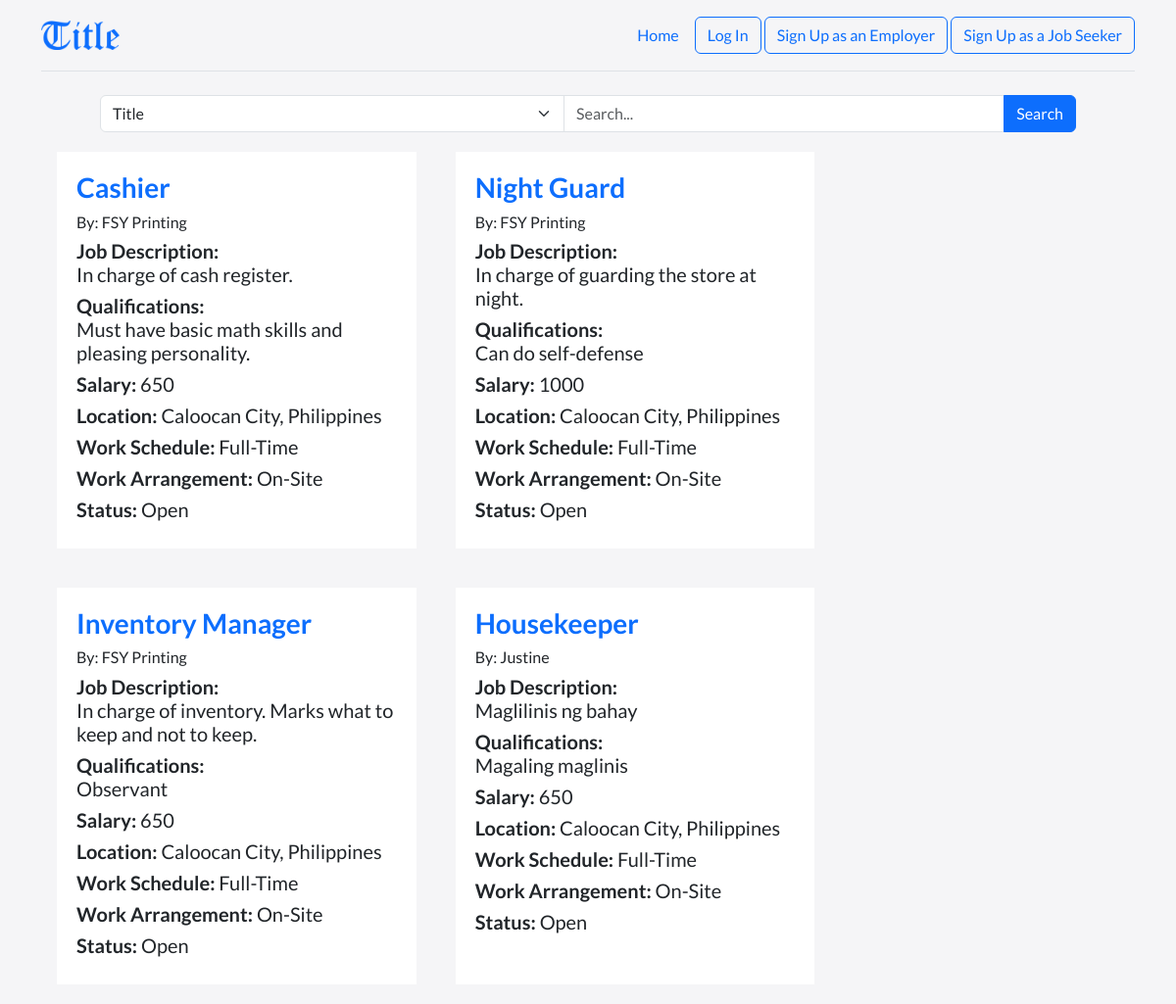
/title/index.php, run on the app's committed database.
### tables this page shows
CREATE TABLE `tbl_jobs` (
  `id` int(11) NOT NULL,
  `date` date NOT NULL,
  `eid` int(11) NOT NULL,
  `title` varchar(255) NOT NULL,
  `description` text NOT NULL,
  `qualifications` text NOT NULL,
  `salary` int(12) NOT NULL,
  `location` varchar(255) NOT NULL,
  `work_sched` varchar(100) NOT NULL,
  `work_arrangement` varchar(100) NOT NULL,
  `status` varchar(100) NOT NULL
);

CREATE TABLE `tbl_employers` (
  `id` int(11) NOT NULL,
  `name` varchar(255) NOT NULL,
  `email` varchar(255) NOT NULL,
  `password` varchar(16) NOT NULL
);

### title/index.php (the view, shortened to what this page needs)
<!DOCTYPE html>
<html lang="en" data-bs-theme="auto">
    <head>
        <link rel="stylesheet" href="https://cdn.jsdelivr.net/npm/@docsearch/css@3">
        <link href="../title/assets/dist/css/bootstrap.min.css" rel="stylesheet">
    </head>
    <body>
        <main>
            <div class="container">
                <header class="d-flex flex-wrap align-items-center justify-content-center justify-content-md-between py-3 mb-4 border-bottom">
                <img class="bi me-2" src="../title/title-img/sec-logo.png" width="80" height="30" role="img" aria-label="Title"></img>
                <div class="d-flex justify-content-between align-items-center">
                    <ul class="nav">
                        <li class="nav-item">
                            <a class="nav-link active" aria-current="page" href="#">Home</a>
                        </li>
                    </ul>
                    <div>
                        <button class="btn btn-outline-primary" onclick="window.location.href='login.php'">Log In</button>
                        <button class="btn btn-outline-primary" onclick="window.location.href='e_signup.php'">Sign Up as an Employer</button>
                        <button class="btn btn-outline-primary" onclick="window.location.href='jb_signup.php'">Sign Up as a Job Seeker</button>
                    </div>
                </header>
            </div>
        </main>
        <div class="row justify-content-center">
            <div class="col-md-10">
                <div class="input-group">
                    <select class="form-select " id="searchOption">
                        <option value="title">Title</option>
                    </select>
                    <input type="text" id="searchQuery" class="form-control" placeholder="Search..." aria-label="Search input">
                    <button id="submitSearch" class="btn btn-primary" type="button">Search</button>
                </div>
            </div>
        </div>
            <div style="width: 100%; padding-left: 50px; padding-right: 50px; " class="row job-listings">
                <?php
                include 'connection.php';
                $queryJobs = "SELECT j.*, e.name as ename FROM tbl_jobs j
                INNER JOIN tbl_employers e ON j.eid = e.id";
                $resultJobs = mysqli_query($conn, $queryJobs);
                    if ($resultJobs && mysqli_num_rows($resultJobs) > 0) {
                        while ($row = mysqli_fetch_assoc($resultJobs)) {
                            $title = $row['title'];
                            $description = $row['description'];
                            $qualifications = $row['qualifications'];
                            $salary = $row['salary'];
                            $location = $row['location'];
                            $workSched = $row['work_sched'];
                            $workArrangement = $row['work_arrangement'];
                            $status = $row['status'];
                            $ename = $row['ename'];
                            ?>
                            <div class="col-md-4 crd" style="margin: 20px; background-color:#FFFFFF; padding: 20px;">
                                <h3 style="color: #0D6EFD"> <b> <?php echo $title; ?> </b> </h3>
                                <h6>By: <?php echo $ename; ?></h6>
                                <h5><b>Job Description:</b><br><?php echo $description; ?></h5>
                                <h5><b>Qualifications:</b><br><?php echo $qualifications; ?></h5>
                                <h5><b>Salary:</b> <?php echo $salary; ?></h5>
                                <h5><b>Location:</b> <?php echo $location; ?></h5>
                                <h5><b>Work Schedule:</b> <?php echo $workSched; ?></h5>
                                <h5><b>Work Arrangement:</b> <?php echo $workArrangement; ?></h5>
                                <h5><b>Status:</b> <?php echo $status; ?></h5>
                            </div>
                            <?php
                        }
                    } else {
                        echo '<div class="text-center">';
                        echo ' <img src="title-img/error.png" width=600px /> ';
                        echo '</div>';
                    }
                ?>
            </div>
  </body>
</html>

### title/index.php (style rules this page uses)
body { background-color: #f5f5f7; font-family: 'Lato', sans-serif; font-weight: 400; }
.bi { vertical-align: -.125em; fill: currentColor; }

### data on the page
tbl_jobs: title "Cashier", eid.name "FSY Printing", description "In charge of cash register.", qualifications "Must have basic math skills and pleasing personality.", salary "650", location "Caloocan City, Philippines", work_sched "Full-Time", work_arrangement "On-Site", status "Open"
tbl_jobs: title "Night Guard", eid.name "FSY Printing", description "In charge of guarding the store at night.", qualifications "Can do self-defense", salary "1000", location "Caloocan City, Philippines", work_sched "Full-Time", work_arrangement "On-Site", status "Open"
tbl_jobs: title "Inventory Manager", eid.name "FSY Printing", description "In charge of inventory. Marks what to keep and not to keep.", qualifications "Observant", salary "650", location "Caloocan City, Philippines", work_sched "Full-Time", work_arrangement "On-Site", status "Open"
tbl_jobs: title "Housekeeper", eid.name "Justine", description "Maglilinis ng bahay", qualifications "Magaling maglinis", salary "650", location "Caloocan City, Philippines", work_sched "Full-Time", work_arrangement "On-Site", status "Open"
